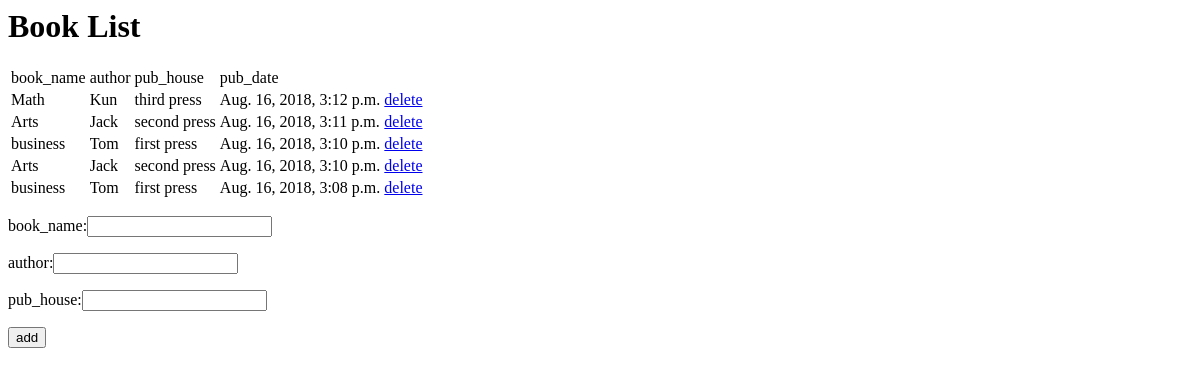
/lib/detail/, run on an earlier commit of the app's database.
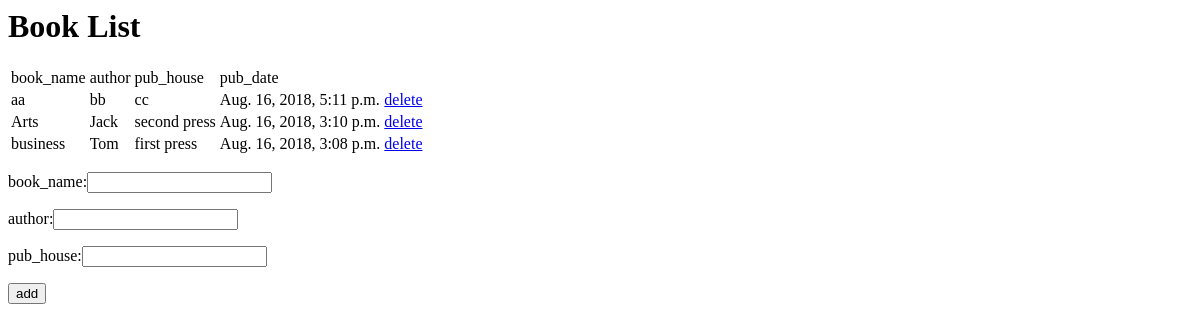
And on a later commit of the database.
### lib/models.py (models this page shows)
class Book(models.Model):
    name = models.CharField(max_length=200)
    author = models.CharField(max_length=100)
    pub_house = models.CharField(max_length=200)
    pub_date = models.DateTimeField('date published')

### lib/views.py (the view)
# urls.py: path('detail/',views.detail,name='detail'),
def detail(request):
    book_list = Book.objects.order_by('-pub_date')[:5]
    context = {'book_list':book_list}
    return render(request,'lib/detail.html',context)

### lib/templates/lib/detail.html (shortened to what this page needs)
<h1>Book List</h1>
<table>
    <tr>
        <td>book_name</td>
        <td>author</td>
        <td>pub_house</td>
        <td>pub_date</td>
    </tr>
{% for book in book_list.all %}
    <tr>
        <td>{{ book.name }}</td>
        <td>{{ book.author }}</td>
        <td>{{ book.pub_house }}</td>
        <td>{{ book.pub_date }}</td>
        <td><a href="{% url 'lib:delBook' book.id %}">delete</a></td>
    </tr>
{% endfor %}
</table>
<form action="{% url 'lib:addBook' %}" method='post' name='addBook'>
    <p><span>book_name:</span><input type='text' name='name'></p>
    <p><span>author:</span><input type='text' name='author'></p>
    <p><span>pub_house:</span><input type='text' name='pub_house'></p>
    <input type='submit' value='add'>
</form>

What changed in the data, as far as the page shows it:
removed Book: name "Math", author "Kun", pub_house "third press", pub_date "Aug. 16, 2018, 3:12 p.m."
removed Book: name "Arts", author "Jack", pub_house "second press", pub_date "Aug. 16, 2018, 3:11 p.m."
removed Book: name "business", author "Tom", pub_house "first press", pub_date "Aug. 16, 2018, 3:10 p.m."
added Book: name "aa", author "bb", pub_house "cc", pub_date "Aug. 16, 2018, 5:11 p.m."
